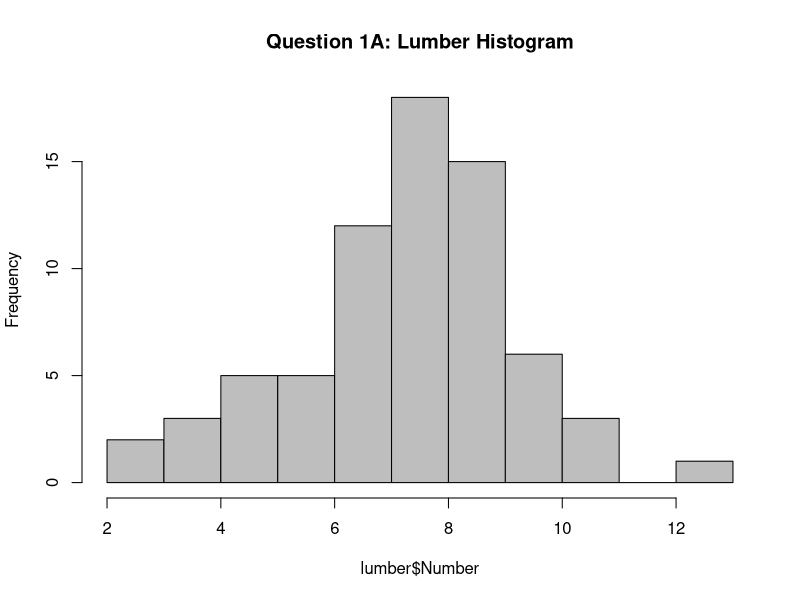
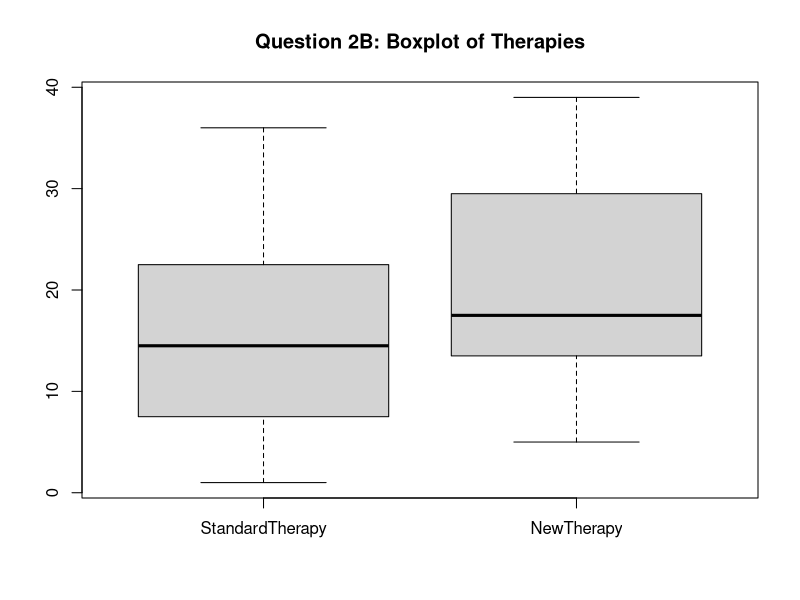

These figures' R source, in order:
## ---- chunk 1
knitr::opts_chunk$set(echo = TRUE)
## ---- chunk 2
library(tidyverse)
## ---- chunk 3
# read in the data
lumber <- read.csv("../Data/OTT_Final/ASCII-comma/CH03/ex3-30.txt", quote = "'")

# look at the structure of the data
str(lumber)

# print the histogram
hist(lumber$Number, col = "grey", main = "Question 1A: Lumber Histogram")

# find the average of the lumber data
mean(lumber$Number)

# find the median of the lumber data
median(lumber$Number)

## ---- chunk 4
# read in the survival data
survival <- read.csv("../Data/OTT_Final/ASCII-comma/CH03/ex3-7.txt", quote = "'")

# look at the structure of the data
str(survival)

# print the median and standard deviation of the Standard therapy
mean(survival$StandardTherapy)
sd(survival$StandardTherapy)

# print the median and standard deviation of the New therapy
mean(survival$NewTherapy)
sd(survival$NewTherapy)

# tidy data for median and mean of both of the therapies
survival %>%
  gather(key = Treatment, value = data) %>%
  group_by(Treatment) %>%
  summarise(mean = mean(data),
            sd = sd(data))

# print the boxplot
boxplot(survival, main= "Question 2B: Boxplot of Therapies")

